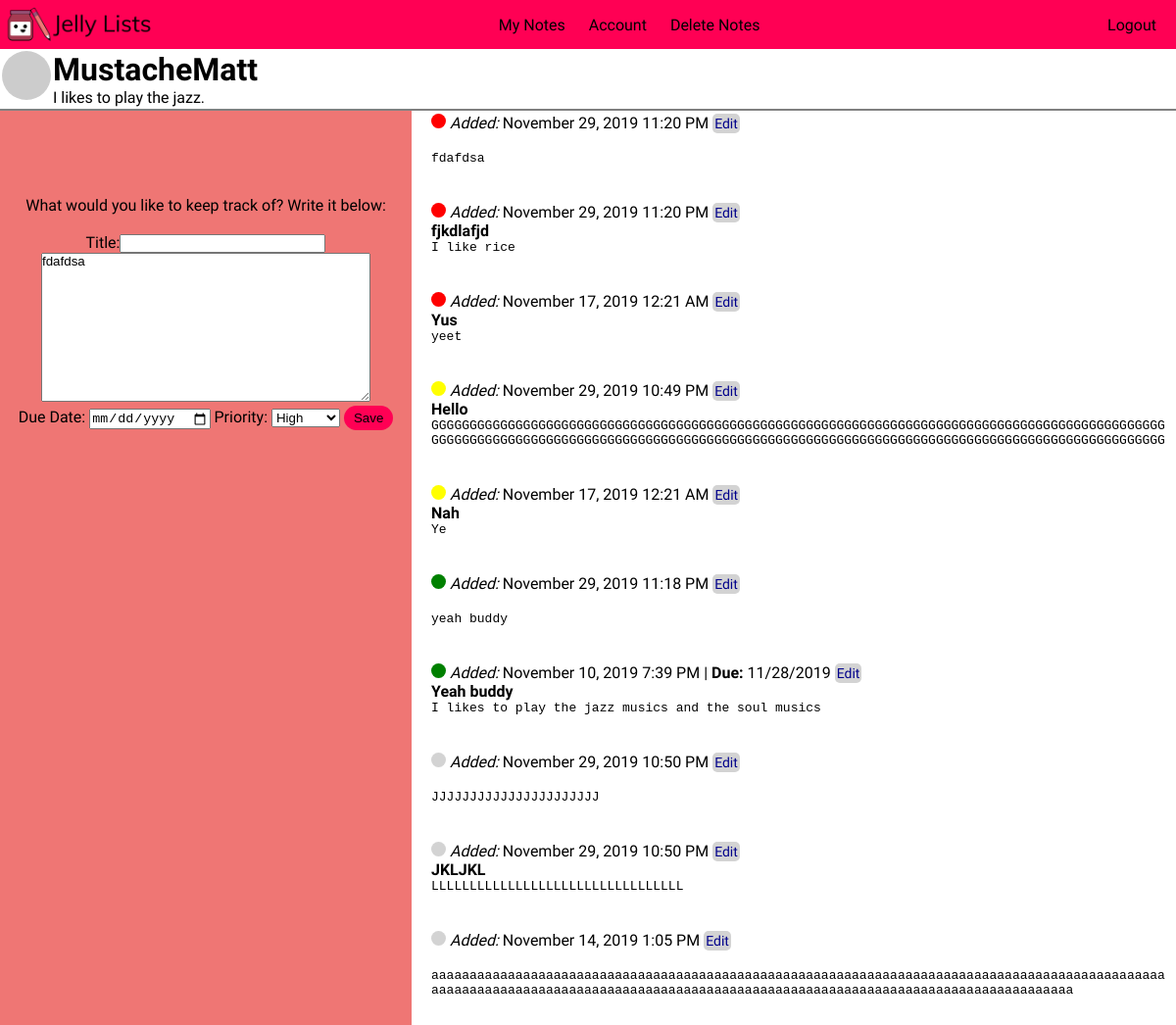
Screenshot of /mynotes?noteID=72 (signed in) with the database file from the repository.
### app/models.py (models this page shows, shortened)
class User(UserMixin, db.Model):
    id = db.Column(db.Integer, primary_key=True)
    username = db.Column(db.String(64), index=True, unique=True)
    email = db.Column(db.String(120), index=True, unique=True)
    password_hash = db.Column(db.String(128))
    about_me = db.Column(db.String(140))
    notes = db.relationship('Note', backref='author', lazy='dynamic')
    def get_notes(self):
        return (Note.query.filter(Note.user_id == self.id).order_by(
            Note.priority.desc())).order_by(Note.timestamp.desc())
    def get_note_count(self):
        return Note.query.filter(Note.user_id == self.id).count()
    def avatar(self, size):
        digest = md5(self.email.lower().encode('utf-8')).hexdigest()
        return 'https://www.gravatar.com/avatar/{}?d=monsterid&s={}'.format(
            digest, size)

class Note(db.Model):
    id = db.Column(db.Integer, primary_key=True)
    body = db.Column(db.String)
    timestamp = db.Column(db.DateTime, index=True, default=datetime.utcnow)
    due_date = db.Column(db.DateTime, index=True)
    user_id = db.Column(db.Integer, db.ForeignKey('user.id'))
    priority = db.Column(db.Integer, default=0)
    title= db.Column(db.String)

### app/routes.py (the view, shortened to what this page needs)
@app.route('/mynotes', methods=['GET', 'POST'])
@login_required
def mynotes():
    form = NoteForm()
    noteID = request.args.get('noteID')
    if form.validate_on_submit() and noteID is None:
        if 'submit' in request.form:
            note = Note(body=form.note.data, due_date=form.due_date.data, author=current_user, priority=form.priorityLevel.data, title=form.title.data) #changed
            db.session.add(note)
            db.session.commit()
        return redirect(url_for('mynotes'))
    notes = current_user.get_notes().all()
    noteData = Note.query.filter_by(id=noteID).first()
    if noteID is not None:
        form.note.data = noteData.body
        form.due_date.data = noteData.due_date
        form.priorityLevel.data = noteData.priority
        form.title.data = noteData.title
    return render_template('mynotes.html', form=form, notes=notes)

### app/forms.py (shortened to what this page needs)
class NoteForm(FlaskForm):
    note = TextAreaField(validators=[DataRequired()]) #body
    due_date = DateField('Due Date', format='%m/%d/%Y', validators=[Optional()])
    priorityLevel = SelectField('Priority', choices=[(0,'None'),(1,'Low'),(2,'Medium'),(3,'High')], coerce=int)
    submit = SubmitField('Save')
    title = StringField(validators=[Optional()])

### app/models.py (called while the page is built)
@login.user_loader
def load_user(id):
    return User.query.get(int(id))

### app/templates/mynotes.html (shortened to what this page needs)
<!DOCTYPE html>
<html>
<head>
    <link type="text/css" rel="stylesheet" href="/static/style.css">
</head>
<body id="note_body">
    <header>
        <a href="homepage"><img src="static/JamNotJelly_Logo_text.png" alt="Jam Not Jelly's Jelly Lists" id="nav_logo"></a>
        <ul class="nav_links">
            {% if current_user.is_authenticated %}
                <li><a class="nav_content" href="mynotes">My Notes</a></li>
                <li><a class="nav_content" href="account">Account</a></li>
                {% if current_user.get_note_count() > 0 %}
                    <li><a class="nav_content" href="delete-notes">Delete Notes</a></li>
                {% endif %}
            {% endif %}
        </ul>
        <ul class="nav_links" id="right_links">
            {% if current_user.is_anonymous %}
            <li><a href="{{ url_for('login') }}">Login</a></li> |
            <li><a class="nav_content" href="register">Sign Up</a></li>
            {% else %}
            <li><a href="{{ url_for('logout') }}">Logout</a></li>
            {% endif %}
        </ul>
    </header>
    <div id="note_body">
        {% if current_user.is_authenticated %}
        <table>
                <tr valign="top">
                    <td><img src="{{ current_user.avatar(128) }}" id="note_avatar"></td>
                    <td>
                        <h1>{{ current_user.username }}</h1>
                        {% if current_user.about_me %}<p>{{ current_user.about_me }}</p>{% endif %}
                    </td>
                </tr>
        </table>
        {% endif %}
        <form action="" method="post" id="notes">
            <div id="left_side">
                <div id="note_input">
                    <p>What would you like to keep track of? Write it below:</p><br>
                    <p>Title:{{form.title(style= "width:50%;", id="title_textbox")}}</p>
                    {{ form.note(style="width: 80%;",rows=10, id="note_textbox") }}<br>
                    <p>Due Date: {{ form.due_date(placeholder="mm/dd/yyyy") }}
                    Priority: {{form.priorityLevel()}}
					{{ form.submit(id="note_submit") }}
                    </p>
                </div>
            </div>
            <ul id="note_list">
                {% for note in notes %}
                    <li>
						{% if note.priority == 0 %} <span class="dot0"><span class="tooltiptext">No Priority</span></span>
						{% elif note.priority == 1 %}  <span class="dot1"><span class="tooltiptext">Low Priority</span></span>
						{% elif note.priority == 2 %} <span class="dot2"><span class="tooltiptext">Medium Priority</span></span>
						{% elif note.priority == 3 %} <span class="dot3"><span class="tooltiptext">High Priority</span></span>
						{% endif %}
                        <i>Added: </i>{{ moment(note.timestamp).format("LLL") }}
                            {% if note.due_date %}
                                | <b>Due: </b>{{ note.due_date.strftime('%m/%d/%Y') }}
                            {% endif %}
                            <a style="color: darkblue; background-color: lightgrey; padding: 2px; font-size: 14px; border-radius: 5px" href="?noteID={{note.id}}">Edit</a>
                        <br>
                        <span style="font-weight: bold;">{{note.title}}</span> <br>
                        <pre style="white-space: pre-wrap;">{{note.body}}</pre><br>
				</li><br>
                {% endfor %}
            </ul>
        </form>
    </div>
</body>
</html>

### app/static/style.css (style rules this page uses)
* { box-sizing: border-box; margin: 0; padding: 0; text-decoration: none; }
span[class^="dot"] { height: 15px; width: 15px; border-radius: 50%; display: inline-block; position: relative; }
.dot0 { background-color: lightgrey; }
.dot1 { background-color: green; }
.dot2 { background-color: yellow; }
.dot3 { background-color: red; }
li { list-style: none; }
a { color: black; }
body { width: 100%; height: 100%; font-family: 'Muli', sans-serif; }
header { background-color: #ff0054; color:black; width: 100%; height: 50px; display: flex; justify-content: space-between; align-items: center; }
.nav_links { list-style: none; color: black; }
.nav_links li { display: inline-block; padding: 0 10px; }
.nav_links li a { transition: all 0.5s ease 0s }
#right_links { margin-right: 10px; }
input[type=submit] { padding: 5px 10px; background-color: rgba(239,118,116,1); border: none; border-radius: 20px; cursor: pointer; transition: all 0.5s ease 0s; }
textarea { font-family: Arial, Helvetica, sans-serif; }
#nav_logo { height: 60px; vertical-align: bottom; }
#note_avatar { width: 50px; border-radius: 25px; }
#note_body { height: 100%; }
#notes { position: relative; height: 100%; }
#left_side { background-color: rgba(239,118,116,1); width: 35%; height: 100%; float: left; text-align: center; position: fixed; bottom: 0px; z-index: -3; }
#note_input { margin-left: auto; margin-right: auto; text-align: center; padding-bottom: 5px; padding-top: 200px; }
#note_list { width: 65%; float: right; word-wrap: break-word; padding: 5px; padding-left: 20px; }
#note_body { border-bottom: solid grey 1px; background-color: white; }
#note_submit { background-color: rgba(255, 0, 84, 1) !important; }

### rows the page displays
User: username "MustacheMatt", about_me "I likes to play the jazz."
Note: timestamp "November 29, 2019 11:20 PM", body "fdafdsa"
Note: timestamp "November 29, 2019 11:20 PM", title "fjkdlafjd", body "I like rice"
Note: timestamp "November 17, 2019 12:21 AM", title "Yus", body "yeet"
Note: timestamp "November 29, 2019 10:49 PM", title "Hello", body "GGGGGGGGGGGGGGGGGGGGGGGGGGGGGGGGGGGGGGGGGGGGGGGGGGGGGGGGGGGGGGGGGGGGGGGGGGGGGGGGGGGGGGGGGGGGGGGGGGGGGGGGGGGGGGGGGGGGGGGGGGGGGGGGGGGGGGGGGGGGGGGGGGGGGGGGGGGGGGGGGGGGGGGGGGGGGGGGGGGGGGGGGGGGGGGG"
Note: timestamp "November 17, 2019 12:21 AM", title "Nah", body "Ye"
Note: timestamp "November 29, 2019 11:18 PM", body "yeah buddy"
Note: timestamp "November 10, 2019 7:39 PM", due_date "11/28/2019", title "Yeah buddy", body "I likes to play the jazz musics and the soul musics"
Note: timestamp "November 29, 2019 10:50 PM", body "JJJJJJJJJJJJJJJJJJJJJJ"
Note: timestamp "November 29, 2019 10:50 PM", title "JKLJKL", body "LLLLLLLLLLLLLLLLLLLLLLLLLLLLLLLLL"
Note: timestamp "November 14, 2019 1:05 PM", body "aaaaaaaaaaaaaaaaaaaaaaaaaaaaaaaaaaaaaaaaaaaaaaaaaaaaaaaaaaaaaaaaaaaaaaaaaaaaaaaaaaaaaaaaaaaaaaaaaaaaaaaaaaaaaaaaaaaaaaaaaaaaaaaaaaaaaaaaaaaaaaaaaaaaaaaaaaaaaaaaaaaaaaaaaaaaaaaaaaaa"
